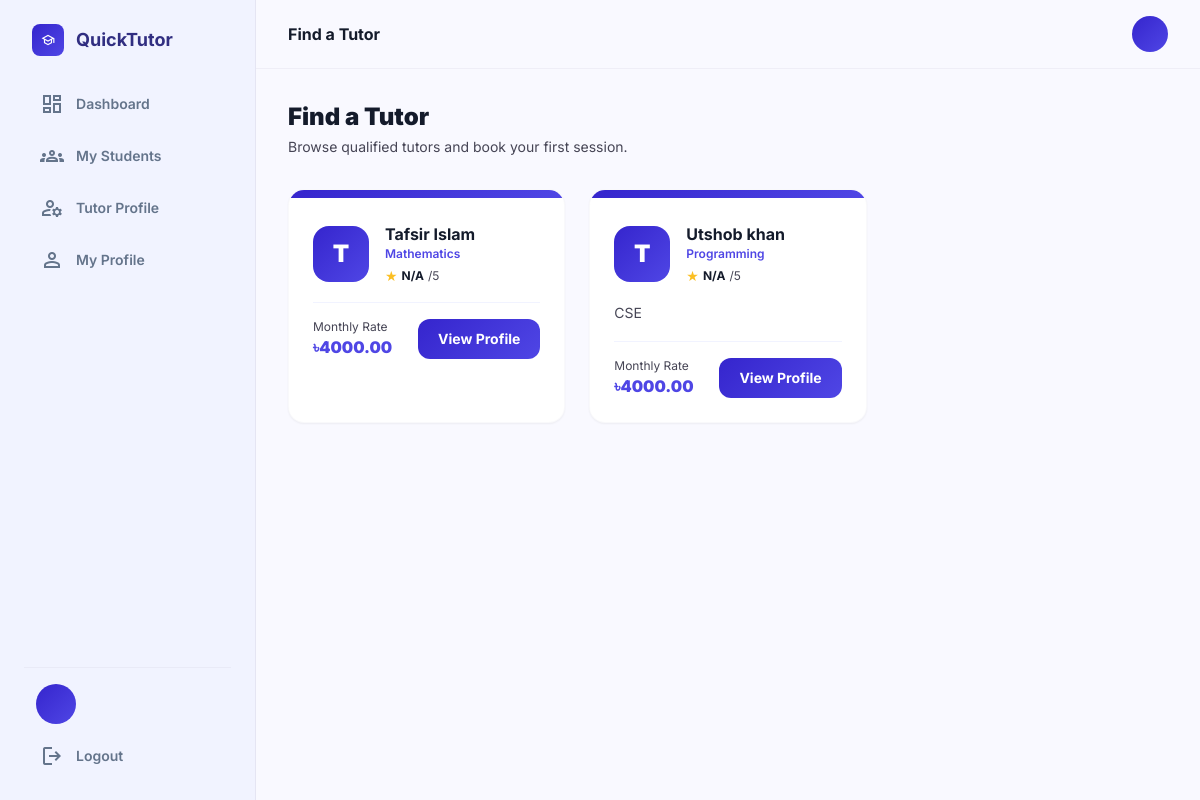
The page /tutors/ on the database its author committed.
### accounts/models.py (models this page shows, shortened)
class User(AbstractUser):
    ROLE_CHOICES = (
        ('student', 'Student'),
        ('tutor', 'Tutor'),
    )
    role = models.CharField(max_length=10, choices=ROLE_CHOICES)
    avatar = models.ImageField(upload_to='avatars/', blank=True, null=True)
    phone = models.CharField(max_length=20, blank=True, null=True)
    bio = models.TextField(blank=True, null=True)

### tutors/models.py (models this page shows, shortened)
class TutorProfile(models.Model):
    user = models.OneToOneField(User, on_delete=models.CASCADE, related_name='tutor_profile')
    subject = models.CharField(max_length=100)
    bio = models.TextField()
    rating = models.FloatField(default=0)
    monthly_rate = models.DecimalField(max_digits=10, decimal_places=2, default=4000)
    created_at = models.DateTimeField(auto_now_add=True)
    updated_at = models.DateTimeField(auto_now=True)

### tutors/views.py (the view, shortened to what this page needs)
# urls.py: path('', views.tutor_list_view, name='tutor-list'),
def tutor_list_view(request):
    search = request.GET.get('search', '')
    subject = request.GET.get('subject', '')
    rating = request.GET.get('rating', '')
    tutors = User.objects.filter(
        role='tutor', is_active=True, is_superuser=False, is_staff=False,
        tutor_profile__isnull=False
    ).select_related('tutor_profile').order_by('-tutor_profile__rating')
    if subject:
        tutors = tutors.filter(tutor_profile__subject__icontains=subject)
    if rating:
        tutors = tutors.filter(tutor_profile__rating__gte=float(rating))
    context = {
        'tutors': tutors,
        'search': search,
        'subject': subject,
        'rating': rating,
    }
    return render(request, 'tutors/list.html', context)

### templates/tutors/list.html (shortened to what this page needs)
{% extends 'base/luminary_base.html' %}
{% block page_title %}Find a Tutor{% endblock %}
{% block content %}
<div class="mb-8">
  <h2 class="text-2xl font-black text-on-surface">Find a Tutor</h2>
  <p class="text-sm text-on-muted mt-1">Browse qualified tutors and book your first session.</p>
</div>
{% if tutors %}
<div class="grid grid-cols-1 sm:grid-cols-2 lg:grid-cols-3 gap-6">
  {% for tutor in tutors %}
  <div class="bg-white rounded-2xl border border-outline/10 shadow-sm hover:shadow-lg hover:-translate-y-1 transition-all overflow-hidden group">
    <div class="h-2 grad"></div>
    <div class="p-6">
      <div class="flex items-center gap-4 mb-4">
        <div class="w-14 h-14 rounded-2xl grad flex items-center justify-center text-white font-black text-2xl flex-shrink-0">
          {{ tutor.username|upper|first }}
        </div>
        <div>
          <h3 class="font-bold text-base">{{ tutor.get_full_name|default:tutor.username }}</h3>
          <p class="text-xs text-indigo-600 font-semibold">{{ tutor.tutor_profile.subject|default:"General Tutoring" }}</p>
          <div class="flex items-center gap-1 mt-1">
            <span class="text-amber-400 text-sm">★</span>
            <span class="text-xs font-bold">{{ tutor.tutor_profile.rating|default:"N/A" }}</span>
            <span class="text-xs text-on-muted">/5</span>
          </div>
        </div>
      </div>
      {% if tutor.tutor_profile.bio %}
      <p class="text-sm text-on-muted leading-relaxed mb-4 line-clamp-2">{{ tutor.tutor_profile.bio }}</p>
      {% endif %}
      <div class="flex items-center justify-between pt-4 border-t border-surface-low">
        <div>
          <p class="text-xs text-on-muted">Monthly Rate</p>
          <p class="text-base font-black text-indigo-600">৳{{ tutor.tutor_profile.monthly_rate|default:"4000" }}</p>
        </div>
        <a href="/tutors/{{ tutor.id }}/" class="px-5 py-2.5 grad text-white font-bold rounded-xl text-sm hover:opacity-90 transition-all">View Profile</a>
      </div>
    </div>
  </div>
  {% endfor %}
</div>
{% else %}
<div class="bg-white rounded-2xl border border-outline/10 p-16 text-center">
  <span class="material-symbols-outlined text-6xl text-slate-200 mb-4 block">school</span>
  <p class="text-slate-400 font-semibold text-lg">No tutors available yet.</p>
</div>
{% endif %}
{% endblock %}

### rows shown on the page
User: username|first "T", get_full_name "Tafsir Islam", tutor_profile.subject "Mathematics", tutor_profile.rating "N/A", tutor_profile.monthly_rate "4000.00"
User: username|first "T", get_full_name "Utshob khan", tutor_profile.subject "Programming", tutor_profile.rating "N/A", tutor_profile.bio "CSE", tutor_profile.monthly_rate "4000.00"
